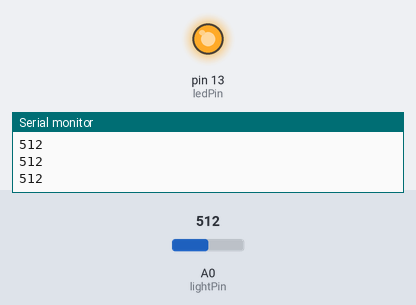
A sketch run on a simulated Arduino Uno, built with avr-gcc and run on an emulated ATmega328P. Parts: output pins drawn as LEDs (lit = HIGH), the last lines printed to the serial monitor. The test bench sets the inputs (shaded band); at power-on: A0 (lightPin) = 512.

Above: at 1.2 s.
1.3 s: A0 (lightPin) set to 890
2.8 s: A0 (lightPin) set to 909
At 3.9 s:
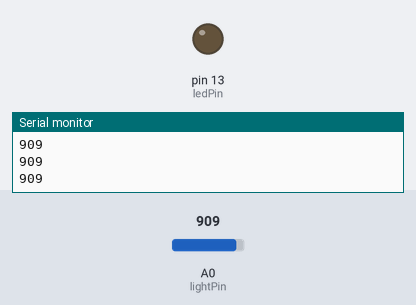
4.3 s: A0 (lightPin) set to 716
At 5.2 s:
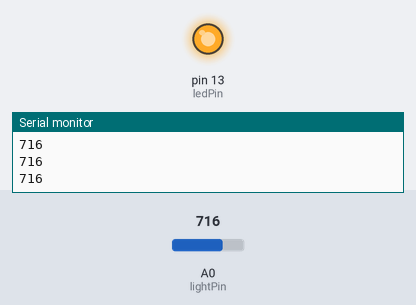
5.8 s: A0 (lightPin) set to 900
At 6.5 s:
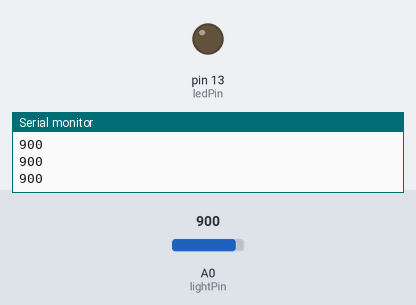
Timing chart, 0 to 8.3 s (numbered marks = the images above; inputs shaded):
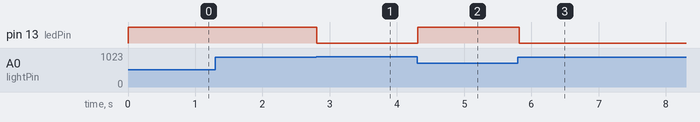

Measured:
- the behaviour switches between 899 and 900 on A0 (lightPin) (found by bisection; images 0 and 1)
- after the input at 2.8 s, pin 13 (ledPin): HIGH → LOW at once
- after the input at 4.3 s, pin 13 (ledPin): LOW → HIGH at once
- after the input at 5.8 s, pin 13 (ledPin): HIGH → LOW at once

The sketch:

Smart_Night_Light.ino
```cpp
const int lightPin = A0; // photoresistor must connect to A0
const int ledPin = 13; // ledPin must connect to 13
int threshold = 900; // set a middle threshold(when the analogread result meet this value, the LED will change)

void setup() {
  pinMode(ledPin, OUTPUT); // output singel mode
  Serial.begin(9600); // oprn the serial port
}

void loop() {
  int lightVal = analogRead(lightPin); // the ligth value is equal to the analogRead from the photoresistor
  Serial.println(lightVal); // can check the collect data from the photoresistor

  if (lightVal < threshold) { // if the light value smaller that threshold
    digitalWrite(ledPin, HIGH); //then light up
  } else { //otherwise
    digitalWrite(ledPin, LOW); //light down
  }
  delay(100); //delay for the loop, to avoid repectition
}
```
